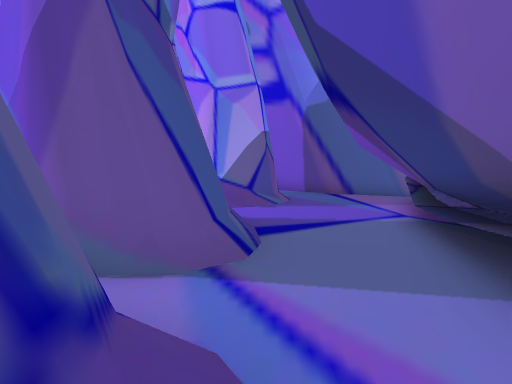
[1] (above)

24 first-person views from a walk through a 3-D level made in the Unity game engine. The camera is 1.2 m above the floor, tilts 4° down and sees 75° across. The floor is counted in squares, 2 m on a side. Each view is taken from the middle of a square. On the plan, view 1 faces up. The plan holds only what a view shows up to about 10 squares ahead; the rest is blank. The place goes on beyond the plan. The player character is not drawn. Some surface patterns are stand-ins.

[2]
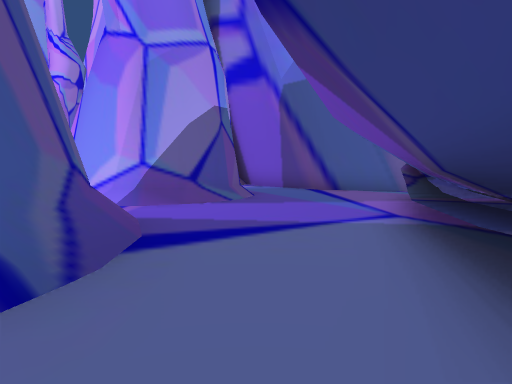

[3]
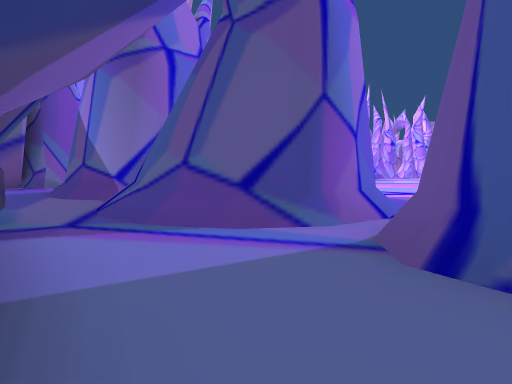

[4]
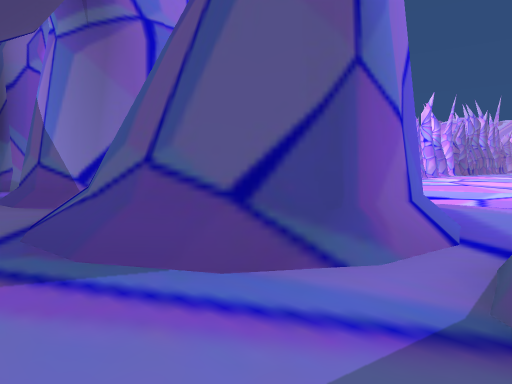

[5]
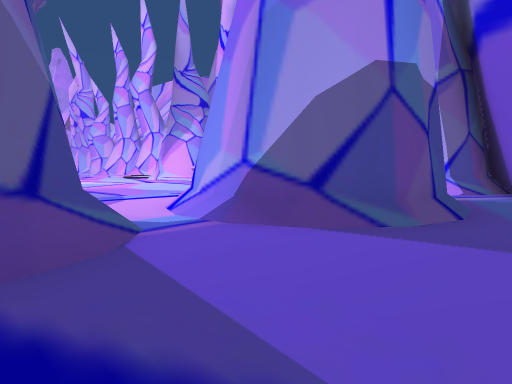

[6]
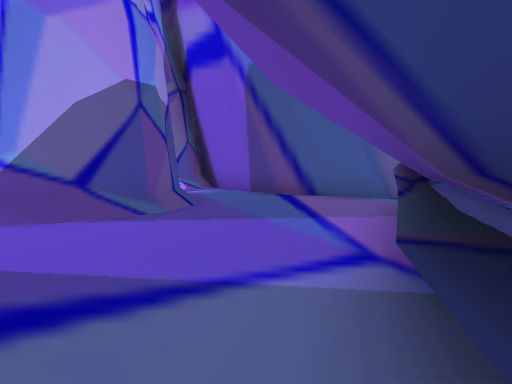

[7]
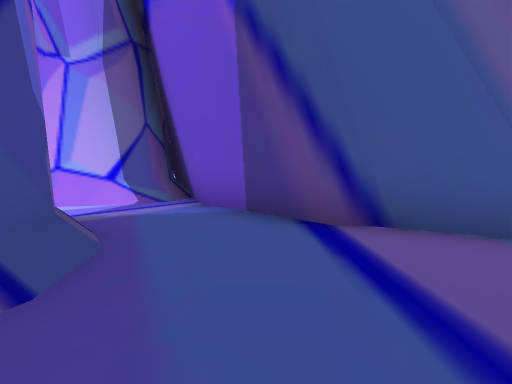

[8]
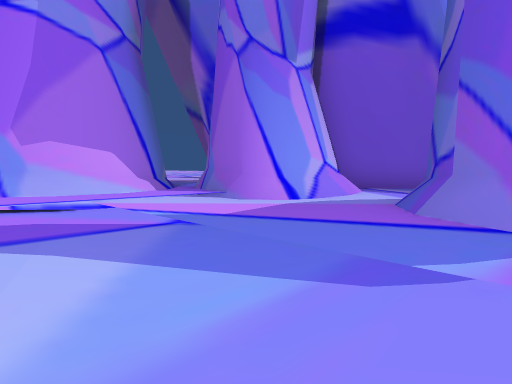

[9]
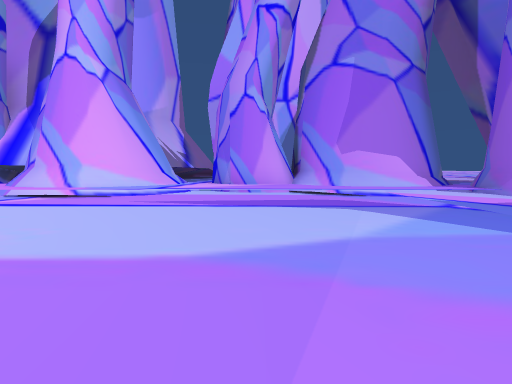

[10]
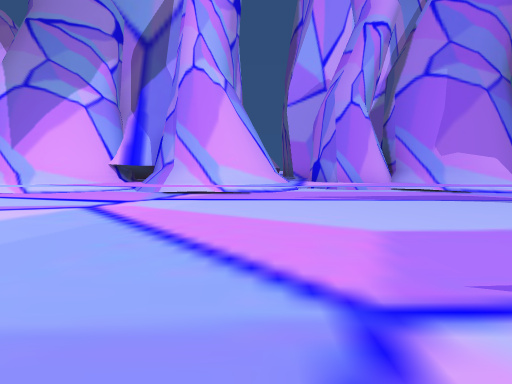

[11]
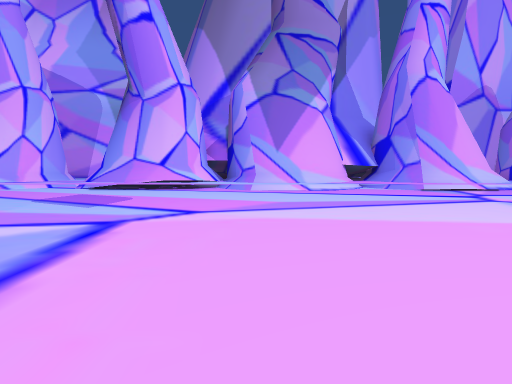

[12]
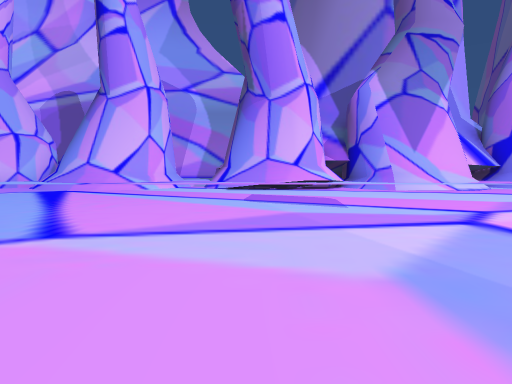

[13]
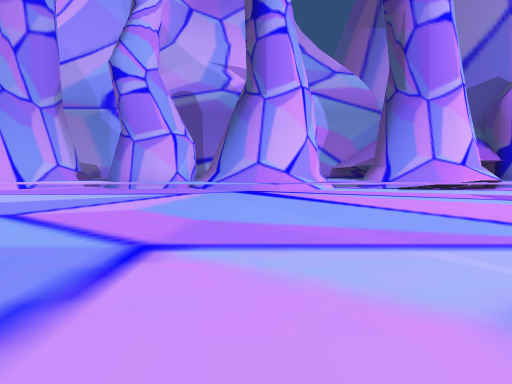

[14]
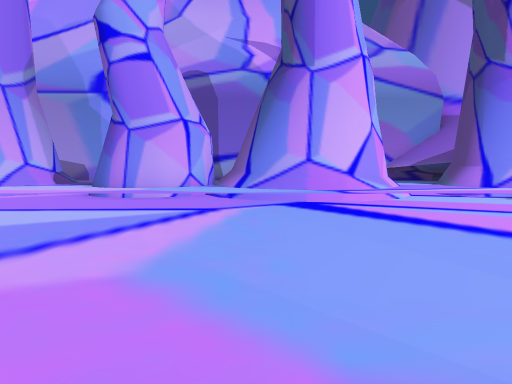

[15]
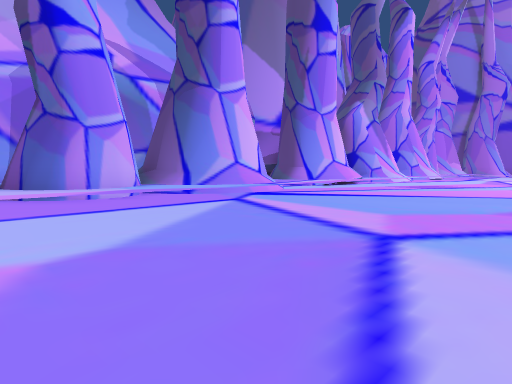

[16]
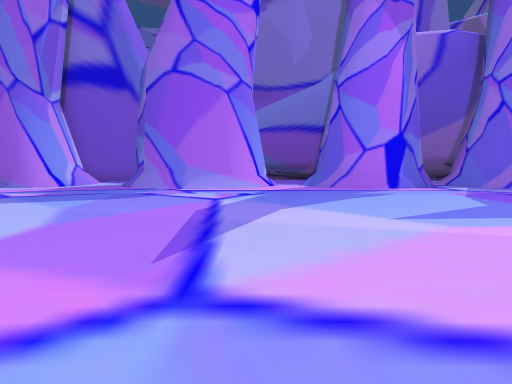

[17]
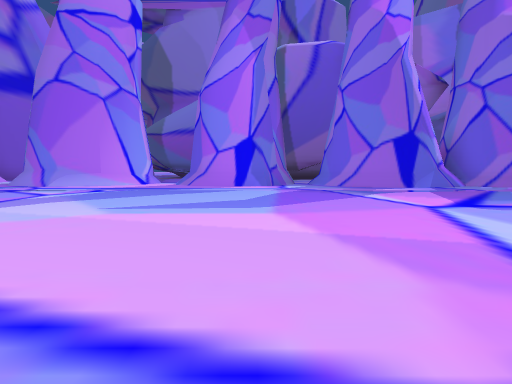

[18]
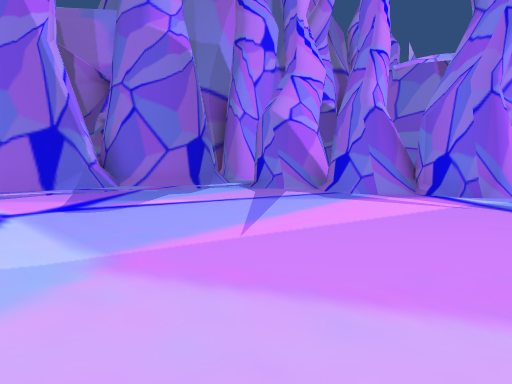

[19]
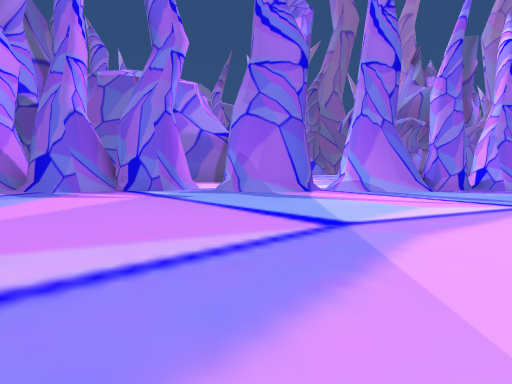

[20]
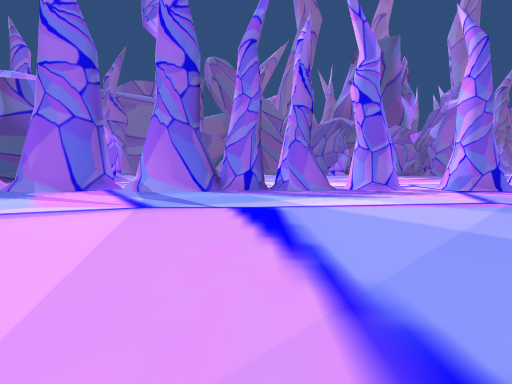

[21]
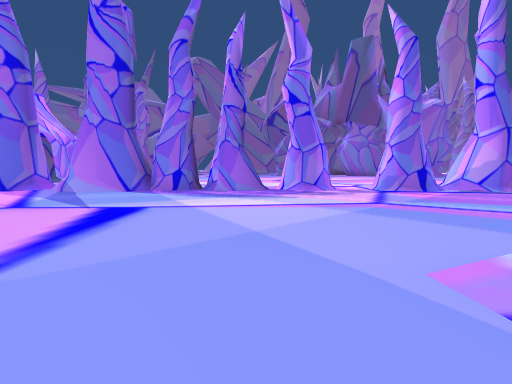

[22]
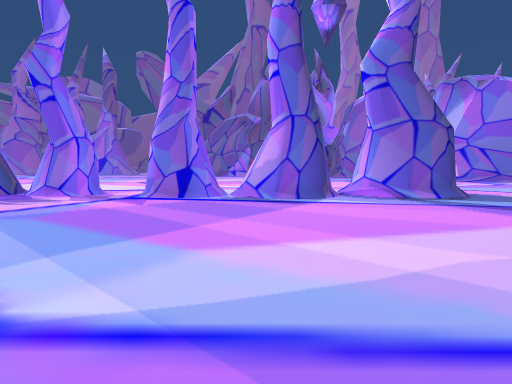

[23]
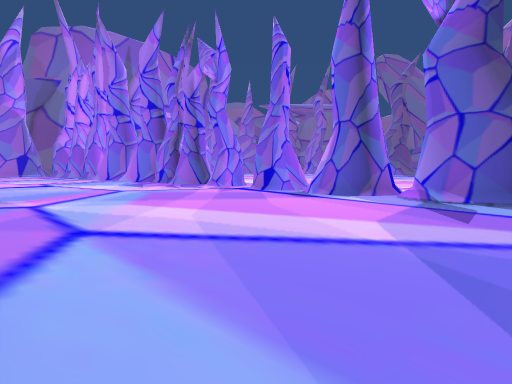

[24]
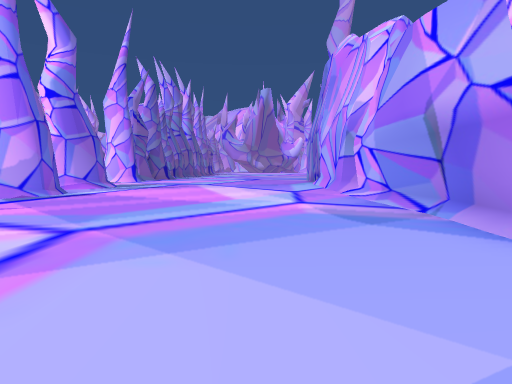

### Floor plan
Key: @ floor where view 1 was taken; # wall or solid block; x gap in a wall; . main floor; : floor 0.25 m higher than the main floor; + floor 0.5 m higher than the main floor; * floor 0.75 m higher than the main floor; / step, stairs or slope; = window, fence, low wall or low ledge.
Columns run from 33 left of view 1 to 4 right of it. Each row starts with its distance up from view 1.
 18 =+ ###   +#       #   #+  #
 17 ++##/####+##     #### #+##### #
 16 ++##+/##+++##/+###+/###++++/###  #
 15 +++++/+++++++/++++++//+++++/++# ###
 14 ............................::###/##
 13 ............................:::::::##
 12 ............................::://:::##
 11 ............................::/###:::#
 10 ............................::## #::::
  9 ................... ........::## #::::
  8     ..............   .......:::###:::#
  7      ...  ... ...     ......::::::::##
  6       .    .   .      ......::##/:::##
  5                      .......::###/::#
  4                     ........::###/::#
  3            . .     . .......::/##/:##
  2   ## #####.....   ..........::/x/::#
  1 .//////......... ...........:/###/:#
  0 ............................//# #@:#
 -1 ............................//###/:
 -2 ............................::*#/::
 -3 ............................:####/:
 -4  ...........................:   #/:
 -5 ............................     /:
 -6 .##/##.#.......##.##..//##/      ::
 -7   #/####.########.# x######     ::
 -8         ..                      ##

Positions as (right, up) in squares from view 1, and headings:
1: (0, 0), facing up
2: (1, 2), facing up
3: (2, 4), facing down-left
4: (1, 3), facing down-left
5: (2, 5), facing up-left
6: (2, 4), facing up
7: (2, 8), facing up
8: (-7, 10), facing up-right
9: (-8, 8), facing up
10: (-11, 7), facing up
11: (-18, 6), facing up
12: (-22, 6), facing up
13: (-27, 6), facing up
14: (-28, 9), facing up
15: (-33, 9), facing up-right
16: (-12, 8), facing right
17: (-13, 4), facing right
18: (-13, 2), facing down-right
19: (-14, 3), facing down
20: (-20, 3), facing down
21: (-22, 3), facing down
22: (-28, 1), facing down
23: (-33, 1), facing down-right
24: (-21, -1), facing left
